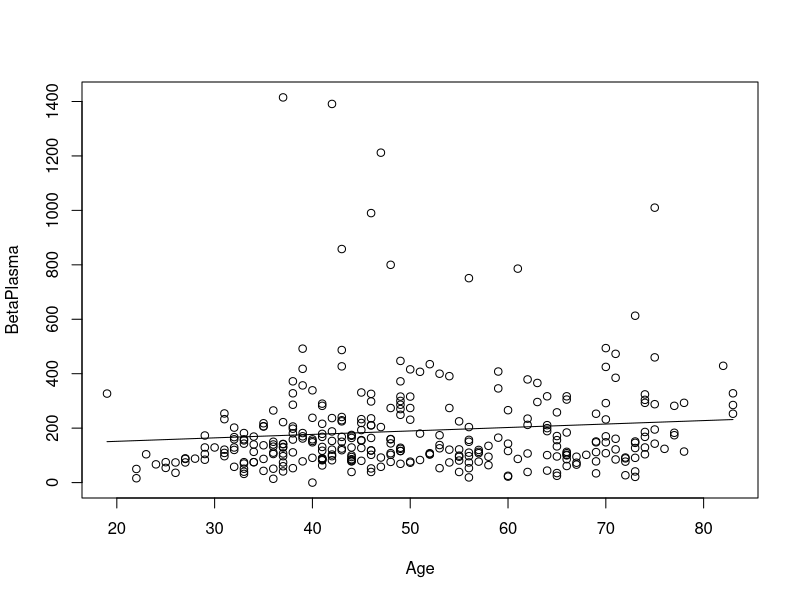
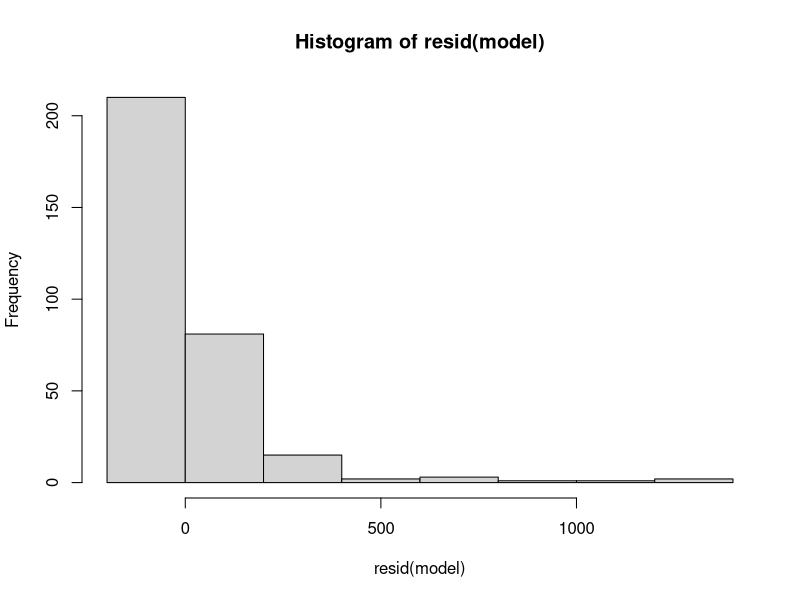
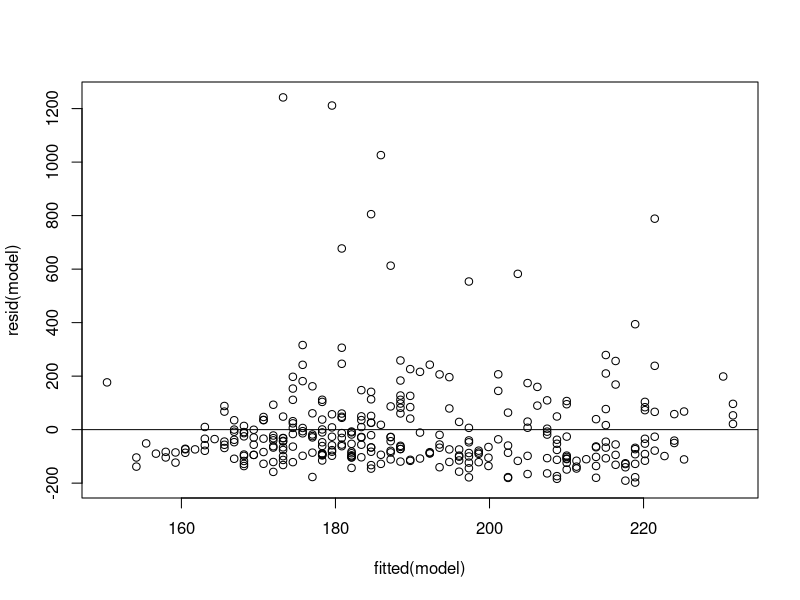
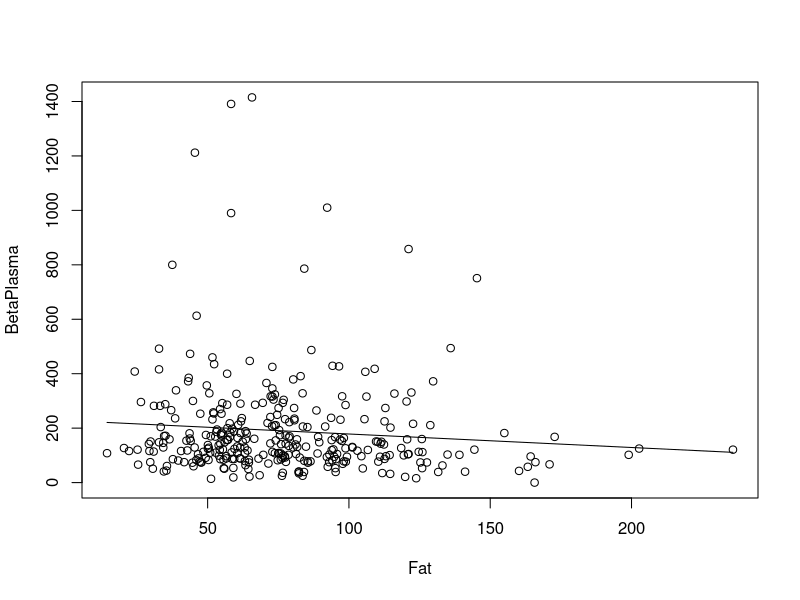
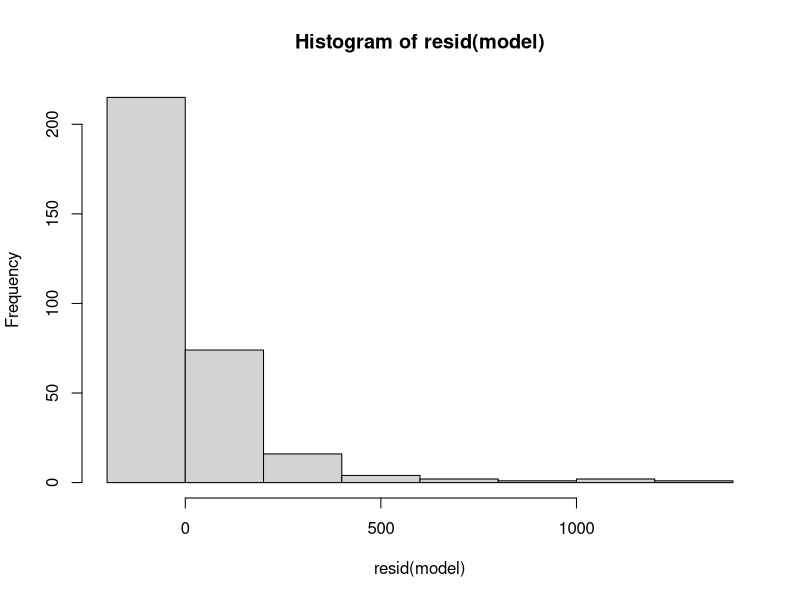
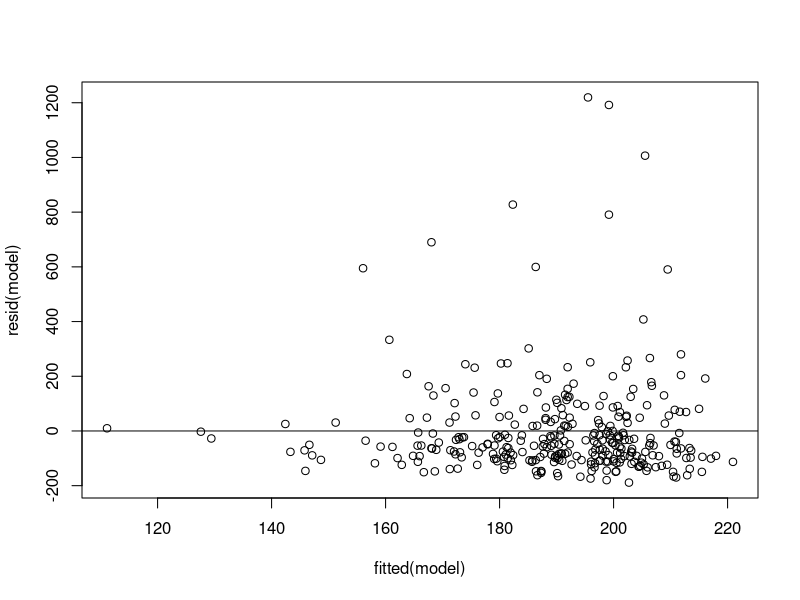
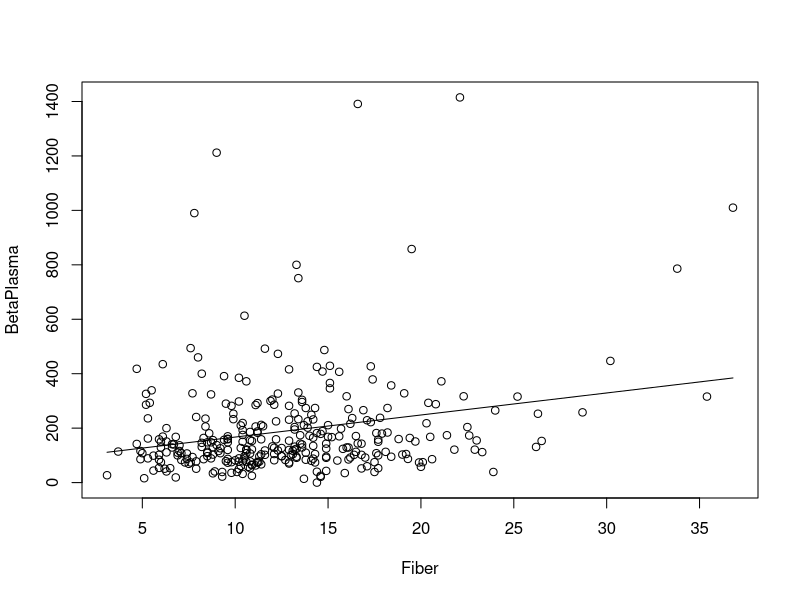
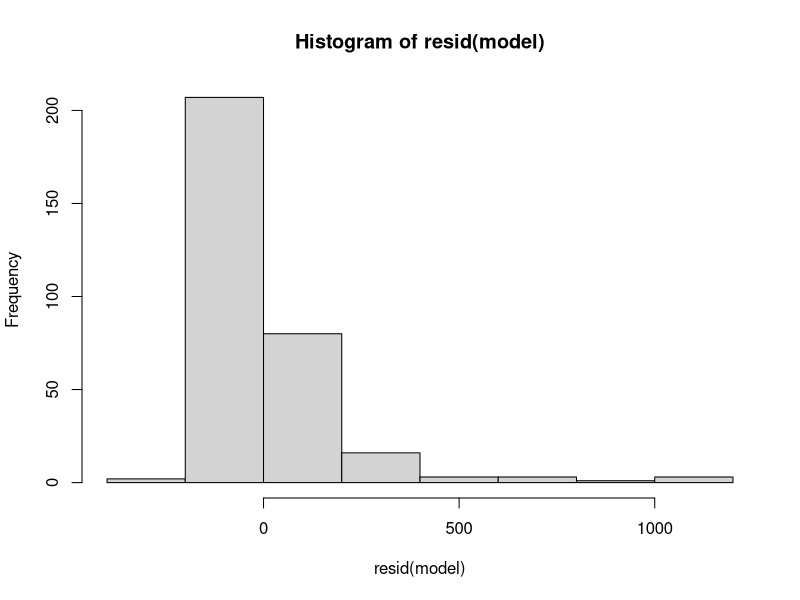

The R source for these figures, in order:
# Author: Matt Williams
# Version: 4/24/2022


data <- read.csv("NutritionStudy.csv", header = TRUE)

attach(data)

### Part a #####
### Age ###
model = lm(BetaPlasma ~ Age)
summary(model)


plot(Age, BetaPlasma)
lines(Age, fitted(model))

hist(resid(model))

plot(fitted(model), resid(model))
abline(0,0)


### Fat ###
model = lm(BetaPlasma ~ Fat)
summary(model)


plot(Fat, BetaPlasma)
lines(Fat, fitted(model))

hist(resid(model))

plot(fitted(model), resid(model))
abline(0,0)


### Fiber ###
model = lm(BetaPlasma ~ Fiber)
summary(model)


plot(Fiber, BetaPlasma)
lines(Fiber, fitted(model))

hist(resid(model))

plot(fitted(model), resid(model))
abline(0,0)


### Alcohol ###
model = lm(BetaPlasma ~ Alcohol)
summary(model)


plot(Alcohol, BetaPlasma)
lines(Alcohol, fitted(model))

hist(resid(model))

plot(fitted(model), resid(model))
abline(0,0)


### BetaDiet ###
model = lm(BetaPlasma ~ BetaDiet)
summary(model)


plot(BetaDiet, BetaPlasma)
lines(BetaDiet, fitted(model))

hist(resid(model))

plot(fitted(model), resid(model))
abline(0,0)



#### Part B ####

model_1 = lm (BetaPlasma ~ Age + Fat + Fiber + Alcohol + BetaDiet)
summary(model_1)

model_2 = lm (BetaPlasma ~ Age + Fat + Fiber + BetaDiet)
summary(model_2)

model_3 = lm (BetaPlasma ~ Age + Fiber + BetaDiet)
summary(model_3)

model_4 = lm (BetaPlasma ~  Fiber + BetaDiet)
summary(model_4)

anova(model_2, model_1)

anova(model_3, model_1)

anova(model_4, model_1)

anova(model_3, model_2)

anova(model_4, model_2)

anova(model_4, model_3)